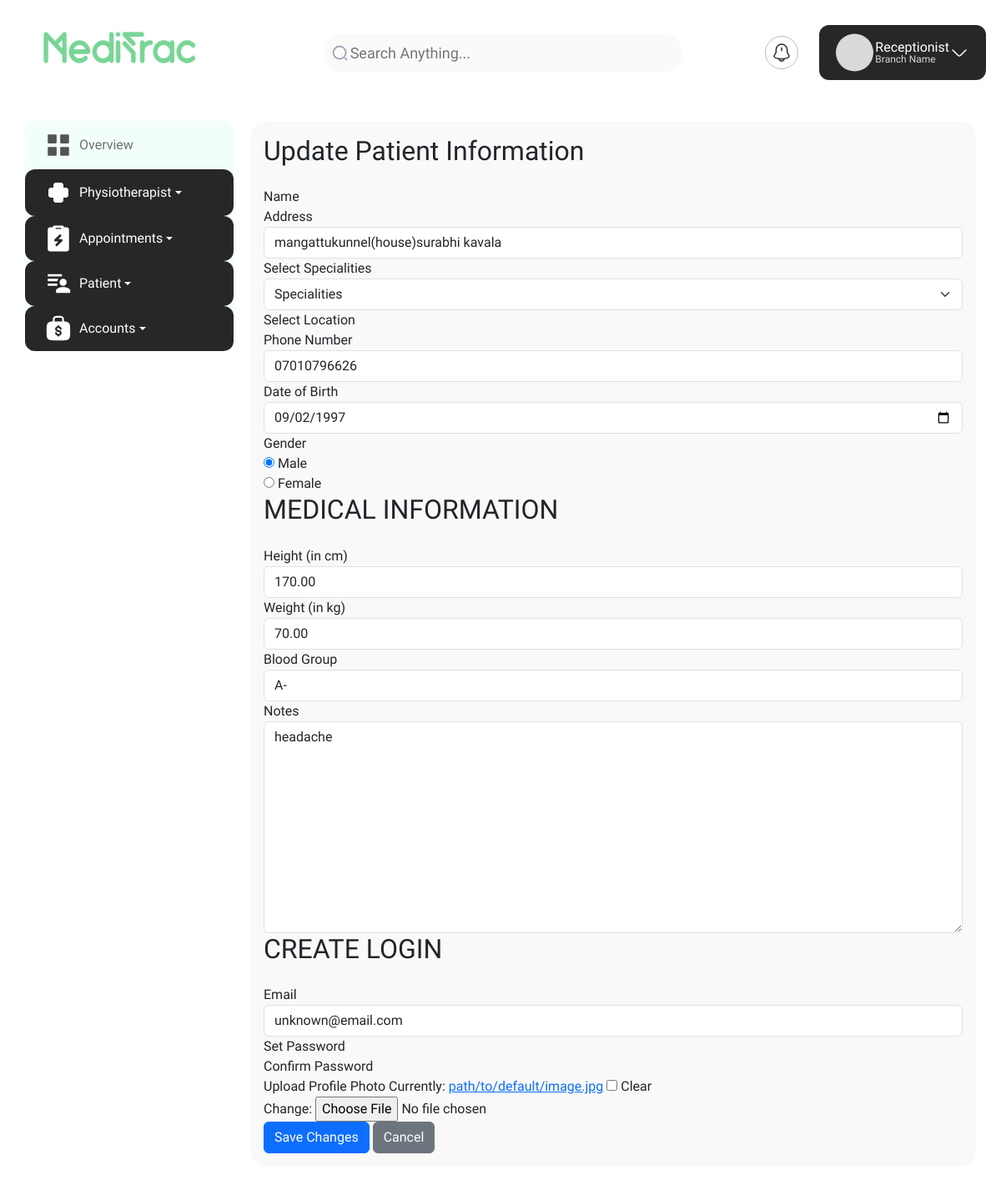
/patient/update/1/, run on the app's committed database.
### receptionist/models.py (models this page shows, shortened)
class Patient(models.Model):
    name = models.CharField(max_length=100, null=True, blank=True)
    address = models.TextField()
    specialities = models.ManyToManyField('Speciality')
    branch = models.ForeignKey('Branch', on_delete=models.CASCADE)
    phone = models.CharField(max_length=15)
    date_of_birth = models.DateField()
    gender = models.CharField(max_length=10, choices=GENDER_CHOICES)
    height = models.DecimalField(max_digits=5, decimal_places=2, null=True, blank=True)
    weight = models.DecimalField(max_digits=5, decimal_places=2, null=True, blank=True)
    blood_group = models.CharField(max_length=5, choices=BLOOD_GROUP_CHOICES, null=True, blank=True)
    notes = models.TextField(null=True, blank=True)
    profile_photo = models.ImageField(upload_to='receptionist/patients/', default='path/to/default/image.jpg')
    email = models.EmailField(max_length=255, unique=True, default='unknown@email.com')
    password = models.CharField(max_length=128, null=True, blank=True)
    date_added = models.DateTimeField(auto_now_add=True)
    patient_id = models.CharField(max_length=10, unique=True)
    tags = models.ManyToManyField(Tag, blank=True)

### receptionist/views.py (the view)
# urls.py: path('patient/update/<int:patient_id>/', views.update_patient, name='update_patient'),
def update_patient(request, patient_id):
    patient = get_object_or_404(Patient, patient_id=patient_id)
    if request.method == 'POST':
        form = AddPatientForm(request.POST, request.FILES, instance=patient)
        if form.is_valid():
            form.save()
            messages.success(request, f'Patient {patient.name} has been successfully updated!')
            return redirect('patient_list')
    else:
        form = AddPatientForm(instance=patient)
    return render(request, 'update_patient.html', {'form': form, 'patient': patient})

### receptionist/models.py (called while the page is built)
    def __str__(self):
        return self.name

### templates/update_patient.html (shortened to what this page needs)
{% extends "base.html" %}
{% load widget_tweaks %}
{% block content %}
    <form method="post" enctype="multipart/form-data">
        <h2 class="mb-4">Update Patient Information</h2>
           <div class="form-group">
               <label for="{{ form.username.id_for_label }}">Name</label>
            </div>
            <div class="form-group">
                <label for="{{ form.address.id_for_label }}">Address</label>
                {{ form.address|add_class:"form-control" }}
            </div>
            <div class="form-group">
                <label for="{{ form.specialities.id_for_label }}">Select Specialities</label>
                {{ form.specialities|add_class:"form-control" }}
            </div>
            <div class="form-group">
                <label for="{{ form.location.id_for_label }}">Select Location</label>
            </div>
            <div class="form-group">
                <label for="{{ form.phone.id_for_label }}">Phone Number</label>
                {{ form.phone|add_class:"form-control" }}
            </div>
            <div class="form-group">
                <label for="{{ form.date_of_birth.id_for_label }}">Date of Birth</label>
                {{ form.date_of_birth|add_class:"form-control" }}
            </div>
            <div class="form-group">
                <label>Gender</label><br>
                {{ form.gender }}
            </div>
            <h2 class="mb-4">MEDICAL INFORMATION</h2>
            <div class="form-group">
                <label for="{{ form.height.id_for_label }}">Height (in cm)</label>
                {{ form.height|add_class:"form-control" }}
            </div>
            <div class="form-group">
                <label for="{{ form.weight.id_for_label }}">Weight (in kg)</label>
                {{ form.weight|add_class:"form-control" }}
            </div>
            <div class="form-group">
                <label for="{{ form.blood_group.id_for_label }}">Blood Group</label>
                {{ form.blood_group|add_class:"form-control" }}
            </div>
            <div class="form-group">
                <label for="{{ form.notes.id_for_label }}">Notes</label>
                {{ form.notes|add_class:"form-control" }}
            </div>
            <h2 class="mb-4">CREATE LOGIN</h2>
            <div class="form-group">
                <label for="{{ form.email.id_for_label }}">Email</label>
                {{ form.email|add_class:"form-control" }}
            </div>
            <div class="form-group">
                <label for="{{ form.password1.id_for_label }}">Set Password</label>
            </div>
            <div class="form-group">
                <label for="{{ form.password2.id_for_label }}">Confirm Password</label>
            </div>
            <div class="form-group">
                <label for="{{ form.profile_photo.id_for_label }}">Upload Profile Photo</label>
                {{ form.profile_photo|add_class:"form-control-file" }}
            </div>
            <button type="submit" class="btn btn-primary">Save Changes</button>
            <a href="{% url 'patient_list' %}" class="btn btn-secondary">Cancel</a>
        </form>
    </div>
    {% endblock %}

### static/css/panel_style.css (style rules this page uses)
* { margin: 0; padding: 0; box-sizing: border-box; font-family: 'Plus Jakarta Sans', sans-serif; }
:root { --blue-color: #4070f4; --grey-color: #707070; }

### data on the page
Patient: address "mangattukunnel(house)surabhi kavala", phone "07010796626", date_of_birth "09/02/1997", gender "☑ Male ☐ Female", height "170.00", weight "70.00", blood_group "A-", notes "headache", email "unknown@email.com"
